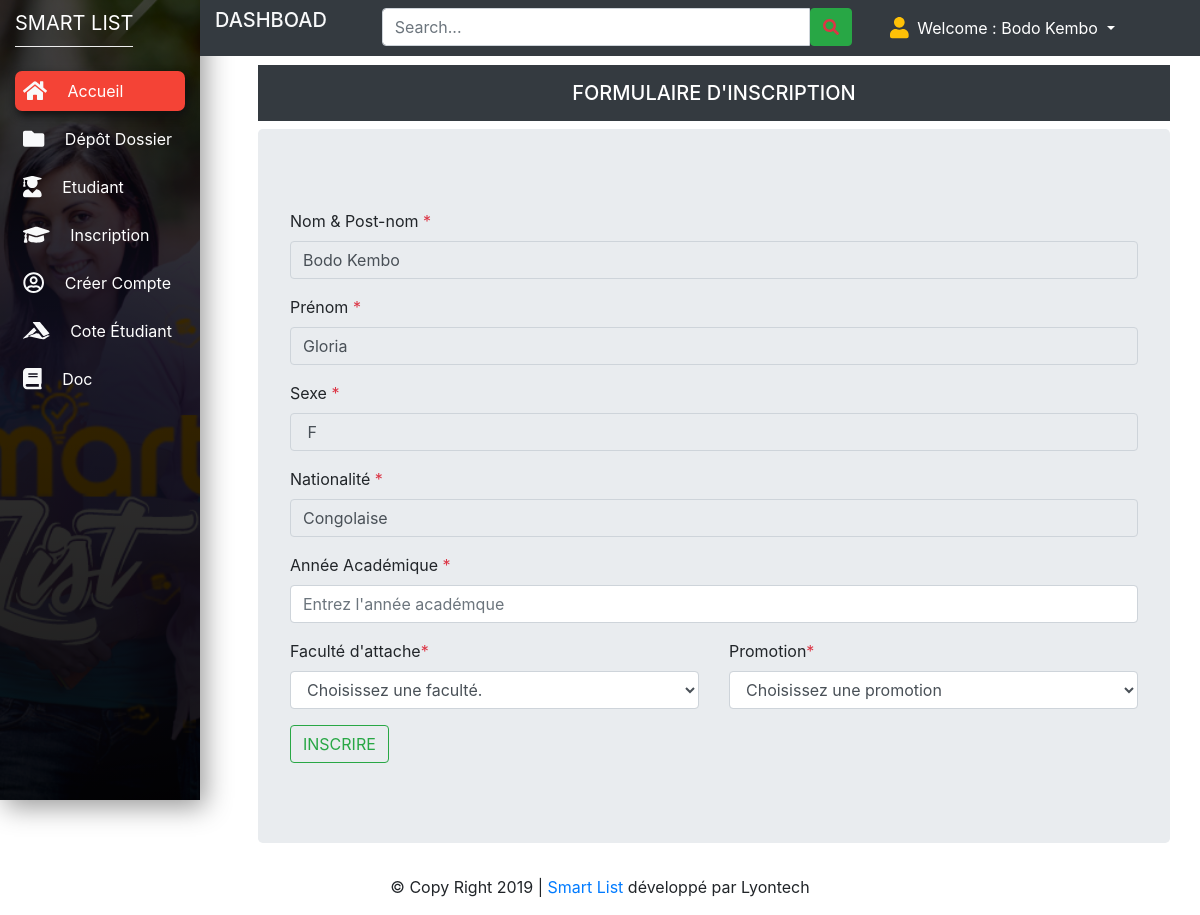
Page /pages/editor/dashboard.php?p=inscrStd&id=1 (signed in) on the committed database.
### tables this page shows
CREATE TABLE `t_student` (
  `idstd` int(11) NOT NULL,
  `name` varchar(100) DEFAULT NULL,
  `prenom` varchar(50) DEFAULT NULL,
  `sexe` varchar(2) DEFAULT NULL,
  `nationalite` varchar(100) DEFAULT NULL,
  `adresse` varchar(100) DEFAULT NULL,
  `datecrea` varchar(20) DEFAULT NULL,
  `date_update` varchar(20) DEFAULT NULL
);

### pages/editor/inscrStd.php (the view, shortened to what this page needs)
<?php
require_once('../../app/cnx.php') ;
$id=isset($_GET['id'])?$_GET['id']:0;
$requete="SELECT * FROM t_student WHERE idstd='$id'";
$result=$bdd->query($requete);
$data = $result->fetch();
$noms = $data['name'];
$prenom = $data['prenom'];
$sexe = $data['sexe'];
$nation = $data['nationalite'];
?>
<div style="margin-left:20%;width:3000px">
  <h5 class="p-3 mb-2 bg-dark text-white text-center">FORMULAIRE D'INSCRIPTION  </h5>
  <div class="jumbotron" id="div-id-name">
     <form action="../../app/inscrit.php" method="POST">
             <div class="form-group ">
                   <label>Nom & Post-nom <span class="text-danger">*</span> </label>
                   <input type="text" class="form-control" autocomplete="off"disabled  value="<?=$noms?>" required="required" autofocus name="name" placeholder="Entrez le nom et postnom">
            </div>
            <div class="form-group">
                   <label>Prénom <span class="text-danger">*</span></label>
                   <input type="text" class="form-control" autocomplete="off" disabled value="<?=$prenom?>"  required="required" name="prenom" placeholder="Entrez le prénom">
            </div>
             <div class="form-group">
                   <label>Sexe <span class="text-danger">*</span></label>
                    <input type="text" class="form-control" autocomplete="off" disabled required="required" name="nation" value="<?=$sexe?>" >
             </div>
             <div class="form-group ">
                 <label>Nationalité <span class="text-danger">*</span></label>
                 <input type="text" class="form-control" autocomplete="off" disabled required="required" name="nation" value="<?=$nation?>" >
             </div>
             <div class="form-group ">
                 <label>Année Académique <span class="text-danger">*</span></label>
                 <input type="text" class="form-control" autocomplete="off"  required="required" name="annee" placeholder="Entrez l'année académque" >
             </div>
             <div class="row">
             <div class="form-group col-md-6">
             <label>Faculté d'attache<span class="text-danger">*</span></label>
             <select name="fac" class="form-control">
                 <option selected>Choisissez une faculté.</option>
             </select>
           </div>
               <div class="form-group col-md-6 ">
               <label>Promotion<span class="text-danger">*</span></label>
               <select name="promo" class="form-control">
                   <option selected>Choisissez une promotion</option>
               </select>
             </div>
            </div>
            <div class="form-group ">
                  <button type="submit" name="ok"class="btn btn-outline-success my-2 my-sm-0">INSCRIRE</button>
            </div>
     </form>
   </div>
 </div>

### css/design.css (style rules this page uses)
* { margin: 0px; padding: 0px; }
body { font-family: 'Montserrat', sans-serif; }

### rows in the picture
t_student: name "Bodo Kembo", prenom "Gloria", nation "F", nation "Congolaise"

### other values in the picture
$user "Bodo Kembo"
